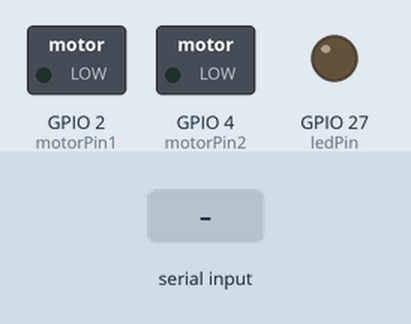
Simulated run of this sketch. Board: ESP32. On the bench: switched loads named in the sketch (green lamp = pin HIGH), output pins drawn as LEDs (lit = HIGH). The test bench sets the inputs (shaded band).

Above: at 1.2 s.
1.3 s: "90,45\n" received over the second serial link
At 2.6 s:
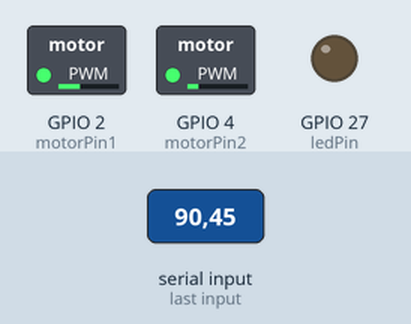
3.8 s: "30,150\n" received over the second serial link
At 5.7 s:
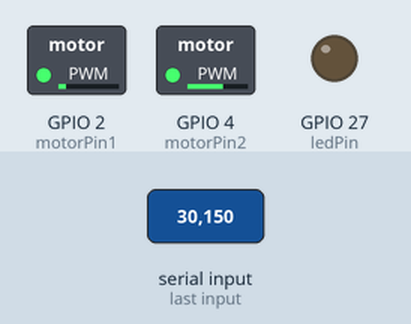
6.3 s: "5\n" received over the second serial link
At 7.6 s:
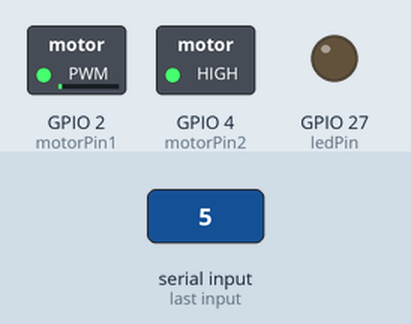
8.8 s: "90\n" received over the second serial link
At 10.7 s:
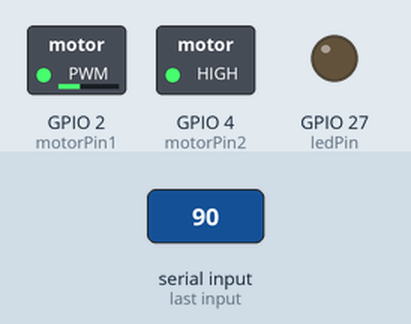
11.3 s: "200\n" received over the second serial link
At 12.6 s:
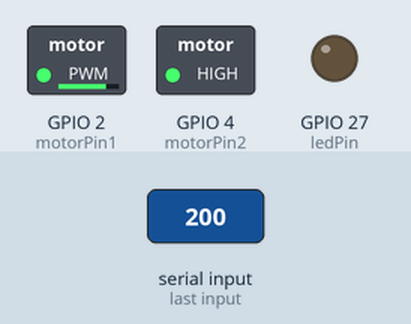
Timing chart, 0 to 14.3 s (numbered marks = the images above; inputs shaded):
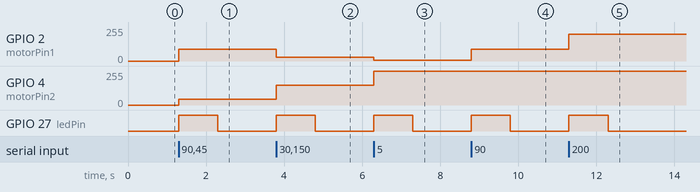

The sketch:

motor1.ino
```cpp
#include <Arduino.h>
#include <HardwareSerial.h>

HardwareSerial Serial2(2);  // Serial2 사용 (RX: GPIO 16, TX: GPIO 17)
int motorPin1 = 2;  // 2번 DC 모터 핀
int motorPin2 = 4;  // 4번 DC 모터 핀
int ledPin = 27;

void setup() {
  Serial.begin(115200);
  Serial2.begin(115200);  // UART 통신 시작

  pinMode(motorPin1, OUTPUT);
  pinMode(motorPin2, OUTPUT);
  pinMode(ledPin, OUTPUT);
}

void loop() {
  // 데이터를 받아오고 분석
  if (Serial2.available()) {
    String data = Serial2.readStringUntil('\n');
    int sensorValue1, sensorValue2;
    sscanf(data.c_str(), "%d,%d", &sensorValue1, &sensorValue2);

    // 센서 값을 사용하여 모터 속도 또는 방향을 제어
    analogWrite(motorPin1, sensorValue1);  // 2번 DC 모터
    analogWrite(motorPin2, sensorValue2);  // 4번 DC 모터

    // 다른 동작 수행
    digitalWrite(ledPin, HIGH);
    delay(1000);

    // 필요한 동작 수행
    digitalWrite(ledPin, LOW);
    delay(1000);
  }
}
```

Measured:
- after the input at 1.3 s, GPIO 2 (motorPin1): 0/255 → 90/255 at once; GPIO 4 (motorPin2): 0/255 → 45/255 at once; GPIO 27 (ledPin): LOW → HIGH at once, → LOW 1.0 s later
- after the input at 3.8 s, GPIO 2 (motorPin1): 90/255 → 30/255 at once; GPIO 4 (motorPin2): 45/255 → 150/255 at once; GPIO 27 (ledPin): LOW → HIGH at once, → LOW 1.0 s later
- after the input at 6.3 s, GPIO 2 (motorPin1): 30/255 → 5/255 at once; GPIO 4 (motorPin2): 150/255 → 255/255 at once; GPIO 27 (ledPin): LOW → HIGH at once, → LOW 1.0 s later
- after the input at 8.8 s, GPIO 2 (motorPin1): 5/255 → 90/255 at once; GPIO 27 (ledPin): LOW → HIGH at once, → LOW 1.0 s later
- after the input at 11.3 s, GPIO 2 (motorPin1): 90/255 → 200/255 at once; GPIO 27 (ledPin): LOW → HIGH at once, → LOW 1.0 s later
